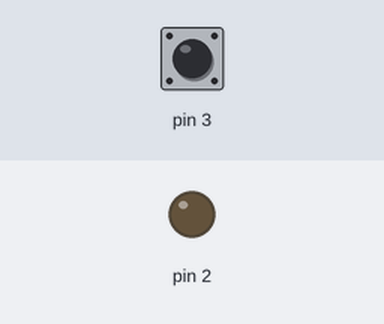
The sketch below on a simulated Arduino Uno, built with avr-gcc and run on an emulated ATmega328P. Parts: output pins drawn as LEDs (lit = HIGH). Inputs (shaded band) come from the test bench; at power-on: pin 3 HIGH.

Above: at 1.2 s.
1.3 s: pin 3 pulled LOW for 0.15 s
At 1.4 s:
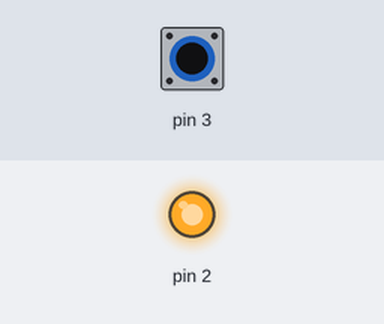
3.0 s: pin 3 pulled LOW for 3.2 s
At 7.5 s:
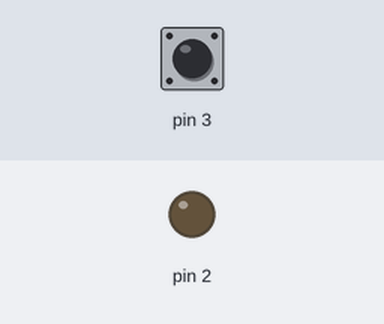
Timing chart, 0 to 9.0 s (numbered marks = the images above; inputs shaded):
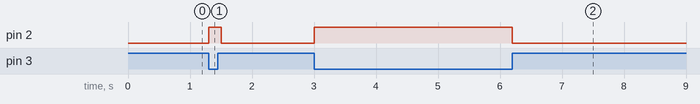

The sketch:

2.ino
```cpp
void setup()
{
  pinMode(3, INPUT_PULLUP);
  pinMode(2, OUTPUT);
}

void loop()
{
  int button_state=digitalRead(3);
  if(button_state==LOW)
  {
    digitalWrite(2, HIGH);
  }
  else
  {
    digitalWrite(2, LOW);
  }
  delay(100);
}
```

Measured:
- after the input at 1.3 s, pin 2: LOW → HIGH at once, → LOW 0.20 s later
- after the input at 3.0 s, pin 2: LOW → HIGH at once, → LOW 3.2 s later
